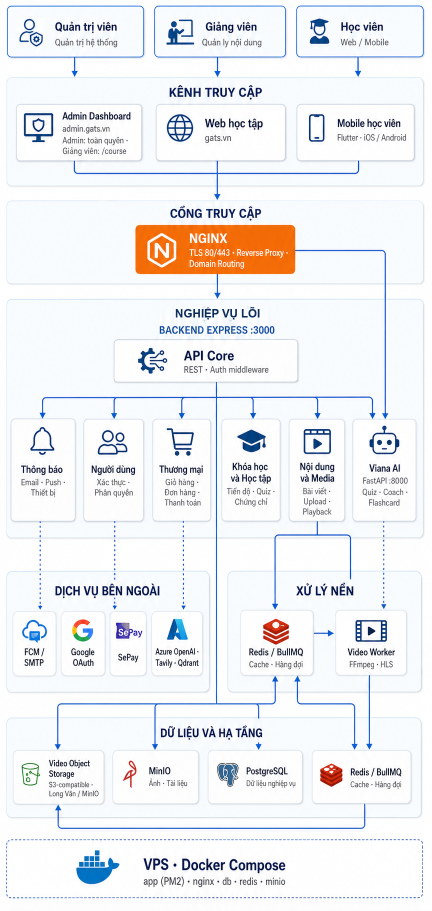
#> input picture docs/gats-architecture-viana-module-row-draft.png, 864 x 1821 px (shown at 1/2 size)
$ python fix_viana_row_architecture_heading.py
#> lines starting #> are read from the running program, lines starting #| are printed output that depends on the picture; after the words box and inside, x2 and y2 are one past the last pixel; in counts of white or black regions, pixels touching at a corner belong together
from pathlib import Path

from PIL import Image, ImageDraw, ImageFilter, ImageFont


ROOT = Path(__file__).resolve().parents[1]
IMAGE_PATH = ROOT / "docs" / "gats-architecture-viana-module-row-draft.png"


def main() -> None:
    image = Image.open(IMAGE_PATH).convert("RGB")
#> image is the input picture: PIL image 864x1821 RGB; mean R, G, B 238.2, 238.9, 241.5
    left, top, right, bottom = 300, 607, 570, 646
    source = image.load()
    patch = Image.new("RGB", (right - left + 1, bottom - top + 1))
#> patch: PIL image 271x40 RGB; every value is 0
    pixels = patch.load()
    for py in range(patch.height):
        v = py / max(1, patch.height - 1)
        for px in range(patch.width):
            x = left + px
            upper = source[x, top - 4]
            lower = source[x, bottom + 4]
            pixels[px, py] = tuple(
                round(upper[c] * (1 - v) + lower[c] * v) for c in range(3)
            )
    mask = Image.new("L", patch.size, 0)
#> mask: PIL image 271x40 L; every value is 0
    mask_draw = ImageDraw.Draw(mask)
    mask_draw.rounded_rectangle((4, 2, patch.width - 5, patch.height - 3), radius=8, fill=255)
    image.paste(patch, (left, top), mask.filter(ImageFilter.GaussianBlur(4)))
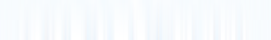
#> patch: PIL image 271x40 RGB; mean R, G, B 247.9, 251.1, 253.6
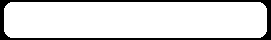
#> mask: PIL image 271x40 L; 86.7% white; 1 black region, box (x1, y1, x2, y2) and area: (0, 0, 271, 40) 1440
    draw = ImageDraw.Draw(image)
    font = ImageFont.truetype(r"C:\Windows\Fonts\arialbd.ttf", 23)
    draw.text(
        ((left + right) / 2, 627),
        "NGHI\u1ec6P V\u1ee4 L\u00d5I",
        font=font,
        fill=(11, 43, 91),
        anchor="mm",
    )
    image.save(IMAGE_PATH, "PNG", optimize=True)


if __name__ == "__main__":
    main()
